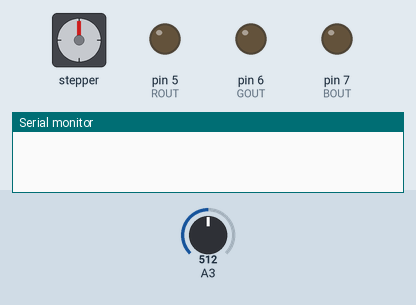
Recording of a sketch running on a simulated Arduino Uno, built with avr-gcc and run on an emulated ATmega328P. Parts: stepper motor, output pins drawn as LEDs (lit = HIGH), the last lines printed to the serial monitor. The test bench sets the inputs (shaded band); at power-on: A3 = 512. Stepper angles assume 4096 steps per turn.

Above: at 0.4 s.
At 7.7 s:
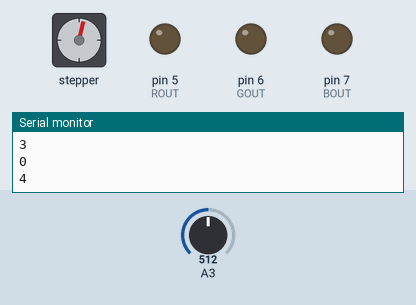
At 15.0 s:
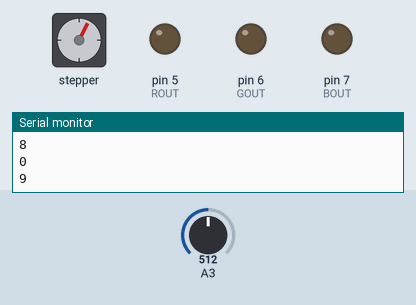
At 27.5 s:
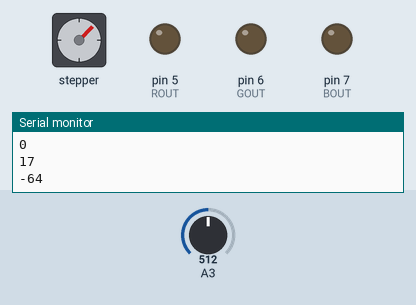
At 29.9 s:
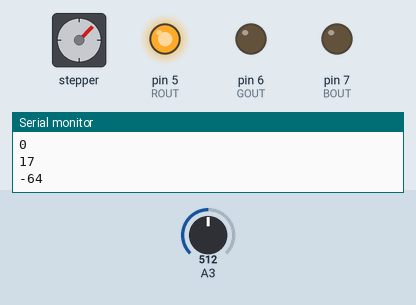
At 38.9 s:
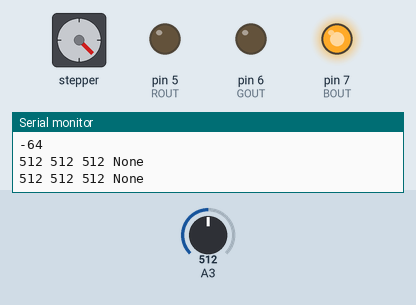
Timing chart, 0 to 40.0 s (numbered marks = the images above):
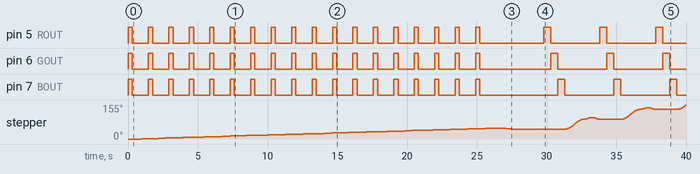

The sketch:

skittles_sorter.ino
```cpp
#include <AccelStepper.h>
#define ROUT 5
#define GOUT 6
#define BOUT 7
#define IN1 8
#define IN2 9
#define IN3 10
#define IN4 11

#define IN5 2
#define IN6 3
#define IN7 4
#define IN8 12

#define YELLOW 0
#define ORANGE 30
#define GREEN 60
#define PURPLE 90
#define RED 120

#define WORKMODE true
// if false stepper motors won't be used
// and serial will have detailed output

AccelStepper stepper(8, IN1, IN3, IN2, IN4);
AccelStepper stepperGiver(8, IN5, IN7, IN6, IN8);

int currentAngle = 0;

void setup()
{
  Serial.begin(9600);

  // set speed for calibration
  stepper.setMaxSpeed(300.0);
  stepper.setAcceleration(100.0);
  stepper.setSpeed(300);

  long minDiff = 1025;
  long index = 0;
  const int ROUNDS = 18;

  // find the hole
  for (int i = 0; i < ROUNDS; i++) {
    int light = getLightness(255, 255, 255, 300);
    int dark = getLightness(0, 0, 0, 300);
    int diff = dark - light;
    if (diff <= minDiff) {
      minDiff = diff;
      index = i;
    }
    Serial.println(diff);
    Serial.println(index);
    stepper.move(32);
    stepper.runToPosition();
  }

  // go back to hole
  long wayback = 32 * (index - ROUNDS - 1);
  stepper.move(wayback);

  Serial.println(wayback);

  // set speed for work
  stepper.runToPosition();
  stepper.setMaxSpeed(1024.0);
  stepper.setAcceleration(1024.0);

  stepperGiver.setMaxSpeed(1024.0);
  stepperGiver.setAcceleration(1024.0);
  delay(2000);
}

void moveRotator()
{
  // moves rotator one step
  stepper.move(522);
  stepper.runToPosition();
  stepper.move(90);
  stepper.runToPosition();
  stepper.move(-100);
  stepper.runToPosition();
}

void loop()
{
  String color = classify();
  Serial.println(color);

  if (WORKMODE)
  {
    if (color != "None") {
      setGiver(color);
    }
    moveRotator();
  }
}

String classify()
{
  // classifies color
  // returns classified color
  int red = getLightness(255, 0, 0, 500);
  int green = getLightness(0, 255, 0, 500);
  int blue = getLightness(0, 0, 255, 500);
  // blue is not in use btw

  // output to IDE's `Serial Monitor`
  if (WORKMODE)
  {
    Serial.print(red);
    Serial.print(" ");
    Serial.print(green);
    Serial.print(" ");
    Serial.print(blue);
    Serial.print(" ");
  }

  // green or purple
  if (550 < red && red <= 620)
  {
    // green
    if (450 < green && green <= 525)
    {
      return "Green";
    }
    // purple
    if (525 < green && green <= 575)
    {
      return "Purple";
    }
    return "None";
  }

  // red
  if (475 < red && red <= 550)
  {
    if (525 < green && green <= 575)
    {
      return "Red";
    }
    return "None";
  }

  // yellow or orange
  if (419 < red && red <= 475)
  {
    // orange
    if (500 < green && green <= 560)
    {
      return "Orange";
    }
    // yellow
    if (430 < green && green <= 500)
    {
      return "Yellow";
    }
    return "None";
  }
  return "None";

}

long findMinAngle(int colorAngle)
{
  // calculates angle to rotate
  int angle = colorAngle - currentAngle;

  return (long)(angle * 11.37);
}

void setGiver(String color)
{
  // rotates gyver based on input color
  stepperGiver.enableOutputs();
  Serial.println("Im in rotator");
  if (color == "Yellow") {
    Serial.println("yellow angle");
    Serial.println(findMinAngle(YELLOW));

    stepperGiver.move(findMinAngle(YELLOW));
    stepperGiver.runToPosition();

    currentAngle = YELLOW;
  }

  if (color == "Orange") {
    Serial.println("orange angle");
    Serial.println(findMinAngle(ORANGE));

    stepperGiver.move(findMinAngle(ORANGE));
    stepperGiver.runToPosition();

    currentAngle = ORANGE;
  }

  if (color == "Green") {
    Serial.println("green angle");
    Serial.println(findMinAngle(GREEN));

    stepperGiver.move(findMinAngle(GREEN));
    stepperGiver.runToPosition();

    currentAngle = GREEN;
  }

  if (color == "Purple") {
    Serial.println("purple angle");
    Serial.println(findMinAngle(PURPLE));

    stepperGiver.move(findMinAngle(PURPLE));
    stepperGiver.runToPosition();

    currentAngle = PURPLE;
  }

  if (color == "Red") {
    Serial.println("red angle");
    Serial.println(findMinAngle(RED));

    stepperGiver.move(findMinAngle(RED));
    stepperGiver.runToPosition();

    currentAngle = RED;
  }
  stepperGiver.disableOutputs();
  return;
}

void setColor(int r, int g, int b)
{
  // sets color to (r, g, b)
  analogWrite(ROUT, r);
  analogWrite(GOUT, g);
  analogWrite(BOUT, b);
}

int getLightness()
{
  // returns current lightness
  return analogRead(A3);
}

int getLightness(int r, int g, int b, int measureDelay)
{
  // args: r, g, b - ints from 0 to 255 desribing color
  // measureDelay - delay before measuring lightness
  // turns on RGB light (and off after work)
  // returns lighntess measured after delay
  setColor(r, g, b);
  delay(measureDelay);
  int lightness = getLightness();
  setColor(0, 0, 0);
  return lightness;
}
```

Measured:
- by itself, pin 5 (ROUT): HIGH → LOW at 0.30 s, → HIGH 1.2 s later, → LOW 0.30 s later, → HIGH 1.2 s later, … (41 changes in this stretch)
- by itself, pin 6 (GOUT): HIGH → LOW at 0.30 s, → HIGH 1.2 s later, → LOW 0.30 s later, → HIGH 1.2 s later, … (41 changes in this stretch)
- by itself, pin 7 (BOUT): HIGH → LOW at 0.30 s, → HIGH 1.2 s later, → LOW 0.30 s later, → HIGH 1.2 s later, … (41 changes in this stretch)
